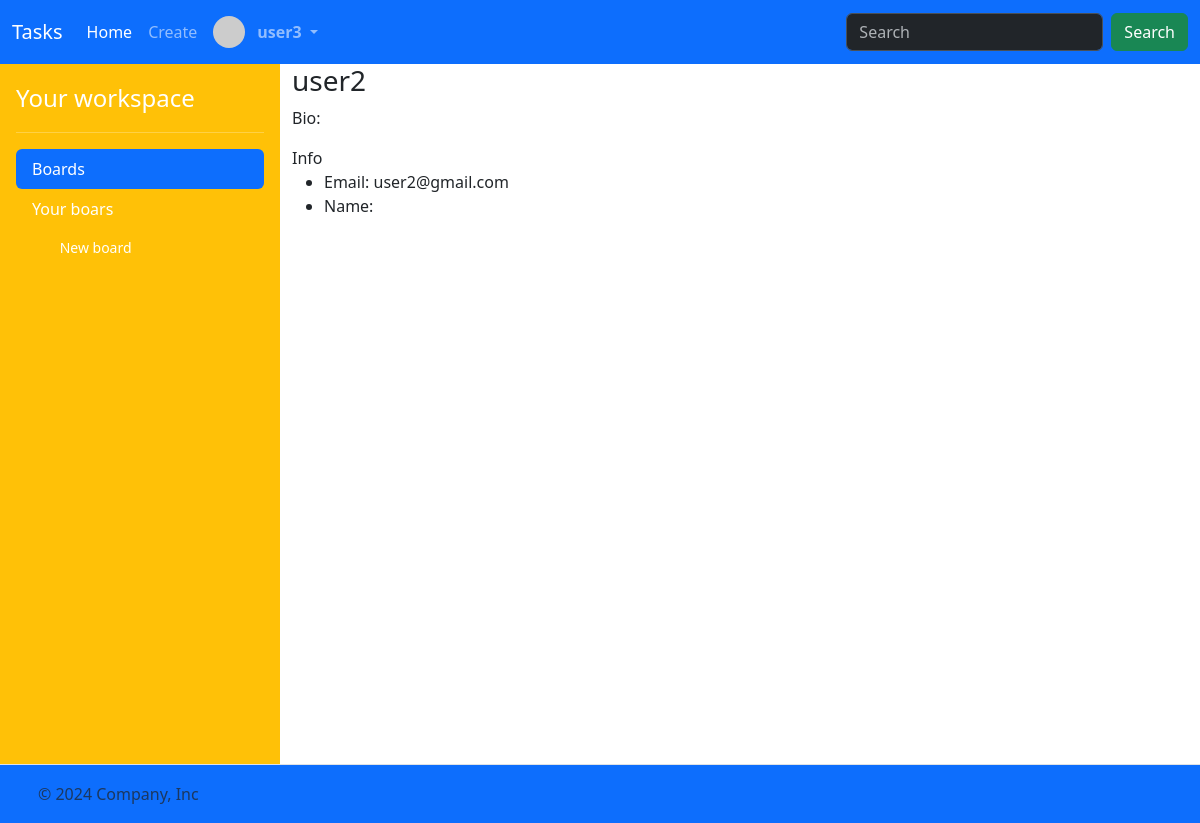
/profile/2 (signed in), run on an earlier commit of the app's database.
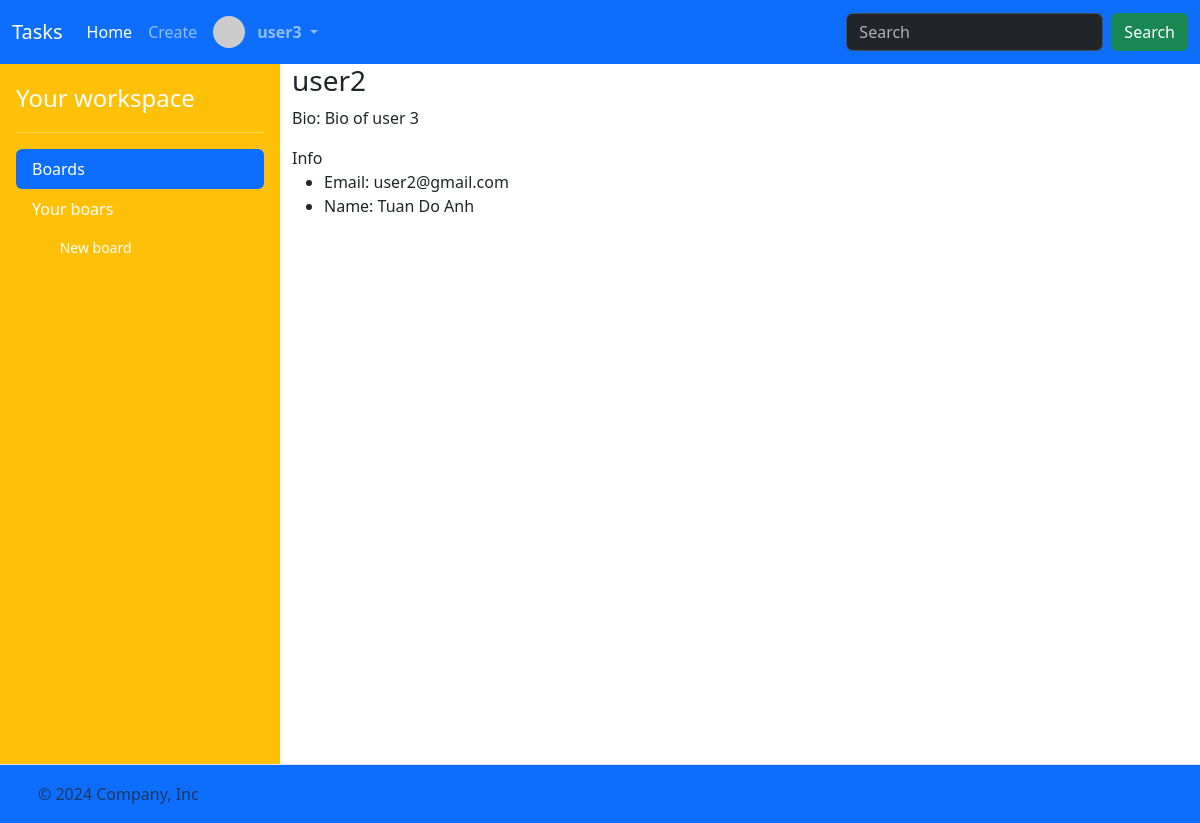
And on a later commit of the database.
### task/models.py (models this page shows)
class User(AbstractUser):
    bio = models.CharField(max_length=256)

### task/views.py (the view)
# urls.py: path("profile/<int:profile_id>", views.profile_view, name="profile"),
@login_required
def profile_view(request, profile_id):
    profile = User.objects.filter(id=profile_id).first()
    return render(
        request,
        "task/profile.html",
        {"boards": request.user.boards.all(), "profile": profile},
    )

### task/templates/task/profile.html (shortened to what this page needs)
{% extends "task/layout.html" %}
{% block main %}
    <h3>{{ profile.username }}</h3>
    <p>Bio: {{ profile.bio }}</p>
    Info
    <ul>
        <li>
            Email: {{ profile.email }}
        </li>
        <li>
            Name: {{ profile.first_name }} {{ profile.last_name }}
        </li>
    </ul>
{% endblock %}

What changed in the data, as far as the page shows it:
changed User "user2": bio (not shown) → "Bio of user 3"; first_name (not shown) → "Tuan"; last_name (not shown) → "Do Anh"
